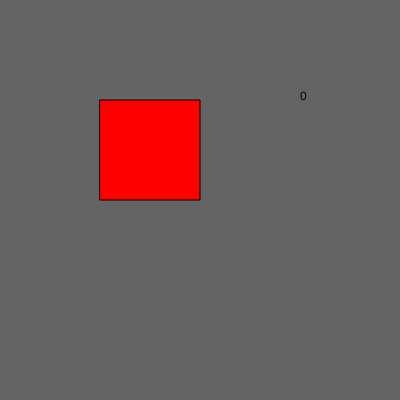
Frame 1 (no input)
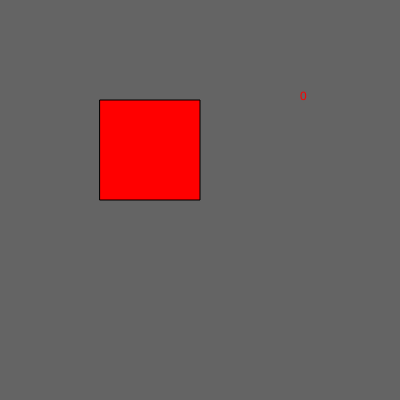
Frame 60 (no input)
Frame 120 (the mouse pressed at the canvas centre since frame 60): identical to frame 60, image omitted

The p5.js sketch that drew these frames (run headless with seeded random() and noise() and a simulated clock; from frame 60 on, the mouse is pressed at the canvas centre):

// p5.js sketch
// ── sketch.js
let state = 0;

function setup() {
  createCanvas(400, 400);
}

function draw() {

  background(100);

  switch (state) {

    case 0:
      text("0", 300, 100);
      break;

    case 1:
      text("1", 300, 100);
      break;

    case 2:
      text("2", 300, 100);
      break;

  }
  fill("red");
  rect(100, 100, 100, 100)
}

function mouseReleased() {
  if((mouseX > 100) && (mouseX < 200) && (mouseY>100)&&(mouseY < 200)){

        state++;
        if (state > 2) state = 0;
      }
    }
